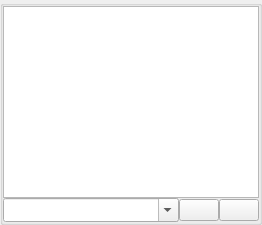
      <widget class="QWidget" name="tab_console">
       <attribute name="title">
        <string>Console</string>
       </attribute>
       <layout class="QVBoxLayout" name="verticalLayout_8">
        <property name="spacing">
         <number>0</number>
        </property>
        <property name="leftMargin">
         <number>0</number>
        </property>
        <property name="topMargin">
         <number>0</number>
        </property>
        <property name="rightMargin">
         <number>0</number>
        </property>
        <property name="bottomMargin">
         <number>0</number>
        </property>
        <item>
         <widget class="GroupBox" name="grpConsole">
          <property name="autoFillBackground">
           <bool>false</bool>
          </property>
          <property name="title">
           <string/>
          </property>
          <layout class="QVBoxLayout" name="verticalLayout_3" stretch="0,0">
           <property name="spacing">
            <number>0</number>
           </property>
           <property name="leftMargin">
            <number>0</number>
           </property>
           <property name="topMargin">
            <number>0</number>
           </property>
           <property name="rightMargin">
            <number>0</number>
           </property>
           <property name="bottomMargin">
            <number>0</number>
           </property>
           <item>
            <widget class="QPlainTextEdit" name="txtConsole">
             <property name="minimumSize">
              <size>
               <width>0</width>
               <height>1</height>
              </size>
             </property>
             <property name="font">
              <font>
               <pointsize>9</pointsize>
              </font>
             </property>
             <property name="readOnly">
              <bool>true</bool>
             </property>
            </widget>
           </item>
           <item>
            <layout class="QHBoxLayout" name="horizontalLayout_7" stretch="1,0,0">
             <item>
              <widget class="ComboBox" name="cboCommand">
               <property name="styleSheet">
                <string notr="true">padding-top: 3;
padding-bottom: 3;
padding-right: 8;</string>
               </property>
               <property name="editable">
                <bool>true</bool>
               </property>
               <property name="maxVisibleItems">
                <number>5</number>
               </property>
               <property name="maxCount">
                <number>10</number>
               </property>
               <property name="insertPolicy">
                <enum>QComboBox::InsertAtTop</enum>
               </property>
              </widget>
             </item>
             <item>
              <widget class="QPushButton" name="cmdCommandSend">
               <property name="toolTip">
                <string>Send command</string>
               </property>
               <property name="icon">
                <iconset resource="images.qrc">
                 <normaloff>:/images/send_1.png</normaloff>:/images/send_1.png</iconset>
               </property>
               <property name="iconSize">
                <size>
                 <width>16</width>
                 <height>16</height>
                </size>
               </property>
              </widget>
             </item>
             <item>
              <widget class="QPushButton" name="cmdClearConsole">
               <property name="toolTip">
                <string>Clear console</string>
               </property>
               <property name="icon">
                <iconset resource="images.qrc">
                 <normaloff>:/images/erase_1.png</normaloff>:/images/erase_1.png</iconset>
               </property>
               <property name="iconSize">
                <size>
                 <width>16</width>
                 <height>16</height>
                </size>
               </property>
              </widget>
             </item>
            </layout>
           </item>
          </layout>
         </widget>
        </item>
       </layout>
      </widget>
